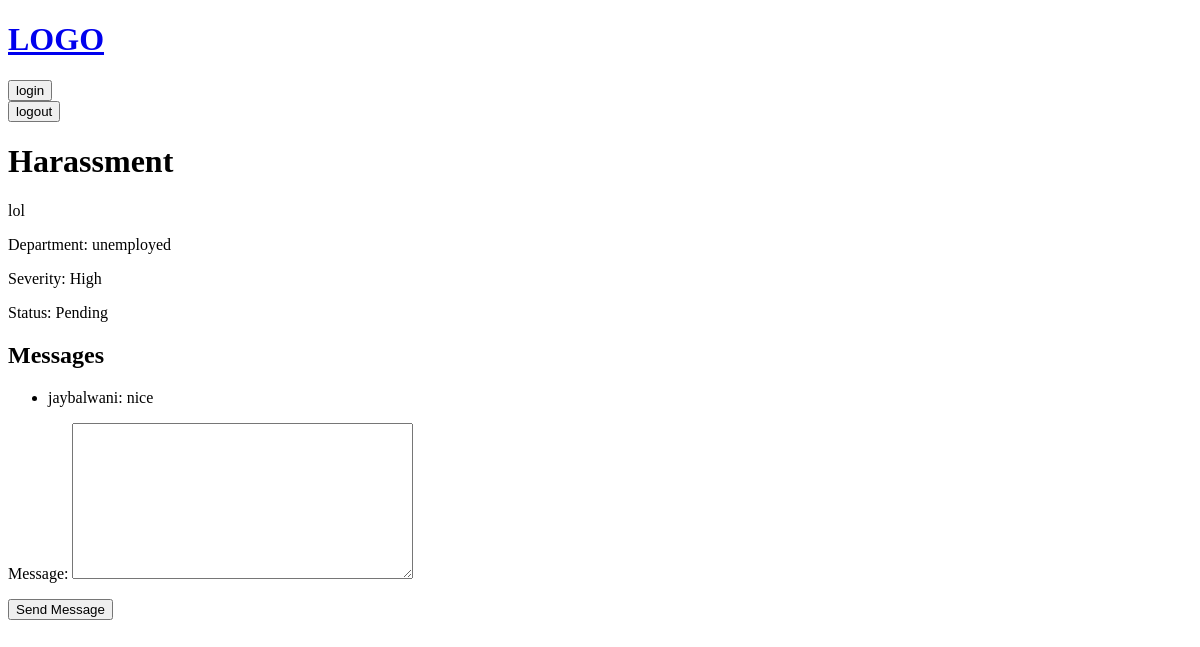
/2/ (signed in), run on an earlier commit of the app's database.
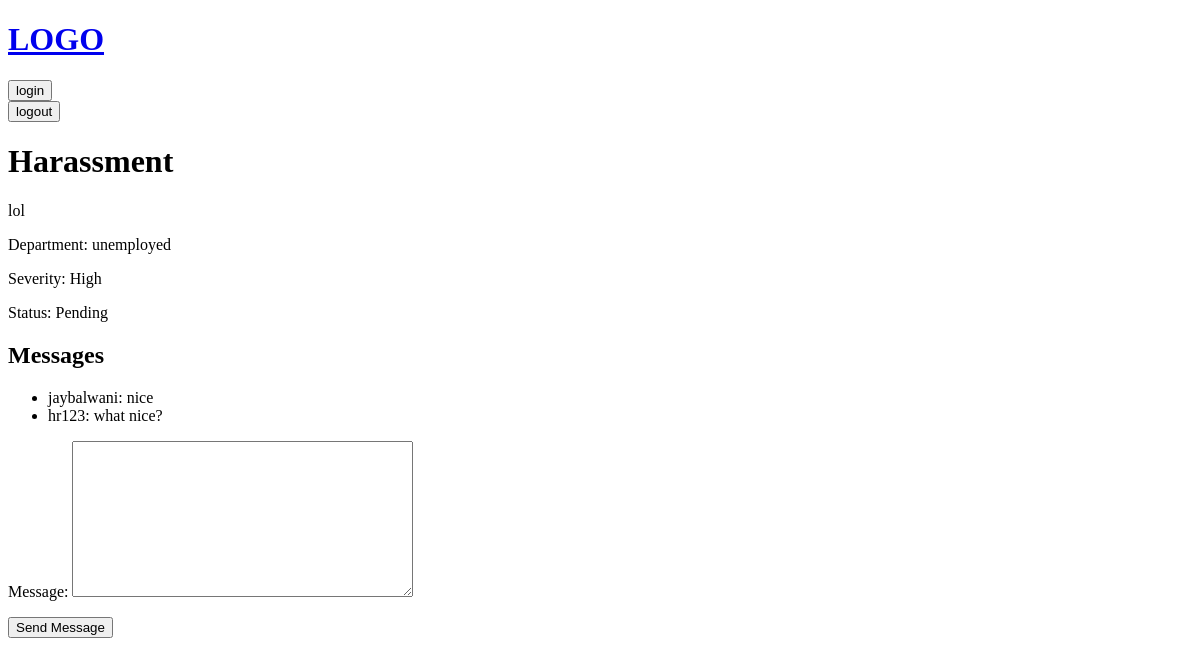
And on a later commit of the database.
### grievances/models.py (models this page shows)
class Grievance(models.Model):
    TYPE_CHOICES = [
        ('Workplace', 'Workplace'),
        ('Harassment', 'Harassment'),
        ('Discrimination', 'Discrimination'),
        ('Other', 'Other'),
    ]
    SEVERITY_CHOICES = [
        ('Low', 'Low'),
        ('Medium', 'Medium'),
        ('High', 'High'),
    ]
    user = models.ForeignKey(User, on_delete=models.CASCADE, related_name='grievances')
    type = models.CharField(max_length=50, choices=TYPE_CHOICES)
    description = models.TextField()
    department = models.CharField(max_length=100)
    severity = models.CharField(max_length=10, choices=SEVERITY_CHOICES)
    status = models.CharField(max_length=20, default='Pending')
    created_at = models.DateTimeField(auto_now_add=True)
    updated_at = models.DateTimeField(auto_now=True)

class Message(models.Model):
    grievance = models.ForeignKey(Grievance, on_delete=models.CASCADE, related_name='messages')
    user = models.ForeignKey(User, on_delete=models.CASCADE)
    message = models.TextField()
    created_at = models.DateTimeField(auto_now_add=True)
    class Meta:
        ordering = ['created_at']

class User(AbstractUser):
    EMPLOYEE = 'employee'
    HR = 'hr'
    ADMIN = 'admin'
    ROLE_CHOICES = [
        (EMPLOYEE, 'Employee'),
        (HR, 'HR'),
        (ADMIN, 'Admin'),
    ]
    role = models.CharField(max_length=10, choices=ROLE_CHOICES, default=EMPLOYEE)

### grievances/views.py (the view)
# urls.py: path('<int:pk>/', views.grievance_detail, name='grievance_detail'),
@login_required
def grievance_detail(request, pk):
    grievance = get_object_or_404(Grievance, pk=pk)
    messages = grievance.messages.all()
    if request.method == 'POST':
        if 'message' in request.POST:
            form = MessageForm(request.POST)
            if form.is_valid():
                message = form.save(commit=False)
                message.grievance = grievance
                message.user = request.user
                message.save()
                return redirect('grievance_detail', pk=pk)
        elif 'delete_grievance' in request.POST and is_hr_or_admin(request.user):
            grievance.delete()
            return redirect('grievance_list')
    else:
        form = MessageForm()
    return render(request, 'grievances/grievance_detail.html', {'grievance': grievance, 'messages': messages, 'form': form})

### grievances/forms.py
class MessageForm(forms.ModelForm):
    class Meta:
        model = Message
        fields = ['message']

### grievances/templates/grievances/grievance_detail.html (shortened to what this page needs)
{% extends 'main.html' %}
{% block content %}
<h1>{{ grievance.type }}</h1>
<p>{{ grievance.description }}</p>
<p>Department: {{ grievance.department }}</p>
<p>Severity: {{ grievance.severity }}</p>
<p>Status: {{ grievance.status }}</p>
<h2>Messages</h2>
<ul>
    {% for message in messages %}
        <li>{{ message.user.username }}: {{ message.message }}</li>
    {% endfor %}
</ul>
<form method="post">
    {{ form.as_p }}
    <button type="submit">Send Message</button>
</form>
{% endblock %}

### templates/main.html (shortened to what this page needs)
<!DOCTYPE html>
<html lang="en">
<head>
</head>
<body>
    {% include 'nav.html' %}
    {% block content %}
    {% endblock %}
</body>
</html>

### templates/nav.html (shortened to what this page needs)
<a href="{% url 'home' %}">
    <h1>LOGO</h1>
        <a href="{% url 'login' %}"><button type="submit">login</button></a>
    <form method="post" action="{% url 'logout' %}">
        <button type="submit">logout</button>
    </form>
</a>

What changed in the data, as far as the page shows it:
added Message: user.username "hr123", message "what nice?"
